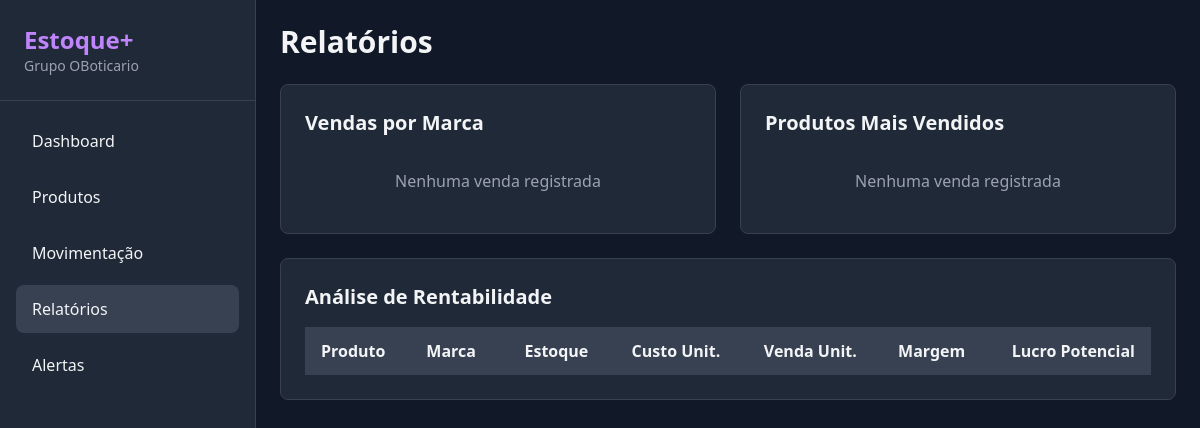
Page /relatorios on the earlier database version.
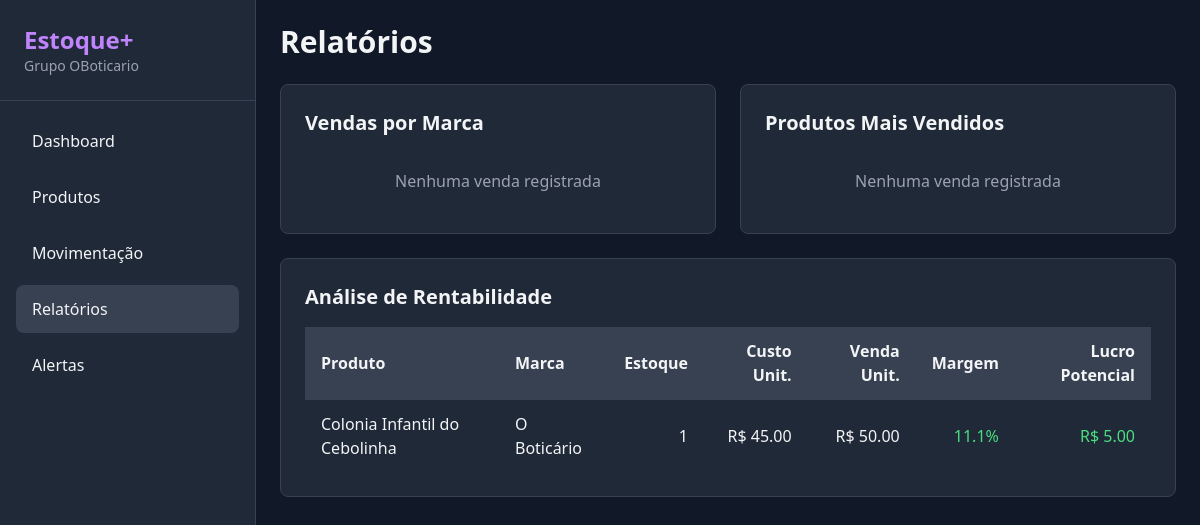
Same page on the later database version.
### flask-app/models.py (models this page shows)
class Produto(db.Model):
    __tablename__ = 'produtos'
    id = db.Column(db.Integer, primary_key=True)
    nome = db.Column(db.String(200), nullable=False)
    sku = db.Column(db.String(50), unique=True, nullable=False)
    marca_id = db.Column(db.Integer, db.ForeignKey('marcas.id'), nullable=False)
    categoria = db.Column(db.String(100))
    tipo_produto = db.Column(db.String(50))  # perfume, creme, maquiagem
    preco_custo = db.Column(db.Float, nullable=False)
    preco_venda = db.Column(db.Float, nullable=False)
    quantidade_estoque = db.Column(db.Integer, default=0)
    estoque_minimo = db.Column(db.Integer, default=10)
    concentracao = db.Column(db.String(100))
    subfamilias = db.Column(db.String(200))
    ocasiao = db.Column(db.String(100))
    tipo_pele = db.Column(db.String(100))
    acao_resultado = db.Column(db.String(200))
    textura = db.Column(db.String(100))
    cobertura = db.Column(db.String(100))
    fundo_cor = db.Column(db.String(100))
    tonalidade = db.Column(db.String(100))
    linha = db.Column(db.String(100))
    propriedades = db.Column(db.String(200))
    detalhes = db.Column(db.Text)
    ingredientes = db.Column(db.Text)
    como_usar = db.Column(db.Text)
    movimentacoes = db.relationship('Movimentacao', backref='produto', lazy=True)
    @property
    def margem_lucro(self):
        if self.preco_custo > 0:
            return ((self.preco_venda - self.preco_custo) / self.preco_custo) * 100
        return 0

class Marca(db.Model):
    __tablename__ = 'marcas'
    id = db.Column(db.Integer, primary_key=True)
    nome = db.Column(db.String(100), unique=True, nullable=False)
    produtos = db.relationship('Produto', backref='marca', lazy=True)

### flask-app/app.py (the view)
@app.route('/relatorios')
def relatorios():
    vendas_marca = db.session.query(
        Marca.nome,
        db.func.sum(Movimentacao.quantidade).label('total')
    ).select_from(Marca).join(Produto).join(Movimentacao).filter(
        Movimentacao.tipo == 'saida'
    ).group_by(Marca.nome).all()
    produtos_vendidos = db.session.query(
        Produto.nome,
        Marca.nome.label('marca'),
        db.func.sum(Movimentacao.quantidade).label('total')
    ).select_from(Produto).join(Marca).join(Movimentacao).filter(
        Movimentacao.tipo == 'saida'
    ).group_by(Produto.id).order_by(db.desc('total')).limit(10).all()
    produtos_rentabilidade = Produto.query.filter(Produto.quantidade_estoque > 0).all()
    return render_template('relatorios.html',
                         vendas_marca=vendas_marca,
                         produtos_vendidos=produtos_vendidos,
                         produtos_rentabilidade=produtos_rentabilidade)

### flask-app/templates/relatorios.html (shortened to what this page needs)
{% extends "base.html" %}
{% block content %}
<h1 class="text-3xl font-bold mb-6">Relatórios</h1>
<div class="grid grid-cols-1 lg:grid-cols-2 gap-6">
    <div class="bg-gray-800 rounded-lg p-6 border border-gray-700">
        <h2 class="text-xl font-bold mb-4">Vendas por Marca</h2>
        <div class="space-y-3">
            {% if not vendas_marca %}
            <p class="text-gray-400 text-center py-4">Nenhuma venda registrada</p>
            {% endif %}
        </div>
    </div>
    <div class="bg-gray-800 rounded-lg p-6 border border-gray-700">
        <h2 class="text-xl font-bold mb-4">Produtos Mais Vendidos</h2>
        <div class="space-y-3">
            {% if not produtos_vendidos %}
            <p class="text-gray-400 text-center py-4">Nenhuma venda registrada</p>
            {% endif %}
        </div>
    </div>
</div>
<div class="mt-6 bg-gray-800 rounded-lg p-6 border border-gray-700">
    <h2 class="text-xl font-bold mb-4">Análise de Rentabilidade</h2>
    <div class="overflow-x-auto">
        <table class="w-full">
            <thead class="bg-gray-700">
                <tr>
                    <th class="px-4 py-3 text-left">Produto</th>
                    <th class="px-4 py-3 text-left">Marca</th>
                    <th class="px-4 py-3 text-right">Estoque</th>
                    <th class="px-4 py-3 text-right">Custo Unit.</th>
                    <th class="px-4 py-3 text-right">Venda Unit.</th>
                    <th class="px-4 py-3 text-right">Margem</th>
                    <th class="px-4 py-3 text-right">Lucro Potencial</th>
                </tr>
            </thead>
            <tbody>
                {% for produto in produtos_rentabilidade %}
                <tr class="border-t border-gray-700 hover:bg-gray-700">
                    <td class="px-4 py-3">{{ produto.nome }}</td>
                    <td class="px-4 py-3">{{ produto.marca.nome }}</td>
                    <td class="px-4 py-3 text-right">{{ produto.quantidade_estoque }}</td>
                    <td class="px-4 py-3 text-right">R$ {{ "%.2f"|format(produto.preco_custo) }}</td>
                    <td class="px-4 py-3 text-right">R$ {{ "%.2f"|format(produto.preco_venda) }}</td>
                    <td class="px-4 py-3 text-right text-green-400">{{ "%.1f"|format(produto.margem_lucro) }}%</td>
                    <td class="px-4 py-3 text-right text-green-400">
                        R$ {{ "%.2f"|format((produto.preco_venda - produto.preco_custo) * produto.quantidade_estoque) }}
                    </td>
                </tr>
                {% endfor %}
            </tbody>
        </table>
    </div>
</div>
{% endblock %}

Differences in the rows shown:
added Produto: nome "Colonia Infantil do Cebolinha", marca.nome "O Boticário", quantidade_estoque "1", preco_custo "45.00", preco_venda "50.00", margem_lucro "11.1", preco_venda+preco_custo+quantidade_estoque "5.00"
